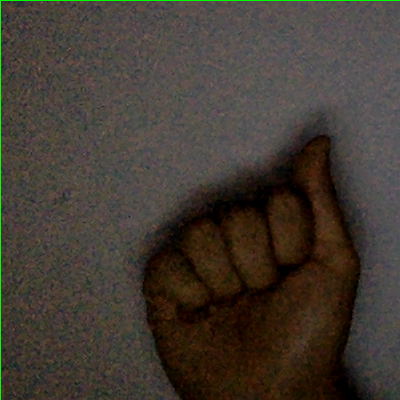
#> input picture Images/a.png, 400 x 400 px
$ python -i images.py   (imports and definitions only)
#> lines starting #> are read from the running program, lines starting #| are printed output that depends on the picture; after the words box and inside, x2 and y2 are one past the last pixel; in counts of white or black regions, pixels touching at a corner belong together
#> further down, picture is the input picture: shape (400, 400, 3); mean B, G, R 50.5, 58.6, 66.3
import cv2
import os
import numpy as np


# [23 lines left out: function takeimage, not called in this run]


def imageshow(img):
    image = cv2.cvtColor(img, cv2.COLOR_BGR2GRAY)
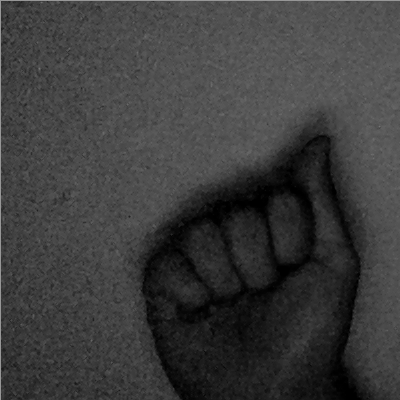
#> image: shape (400, 400); min 0, max 150, mean 60

    # blur the image
    blur_img = cv2.GaussianBlur(image, (35, 35), 0)

    # convert into black and white image
    _, final_img = cv2.threshold(blur_img, 127, 225,
                                 cv2.THRESH_BINARY_INV+cv2.THRESH_OTSU)
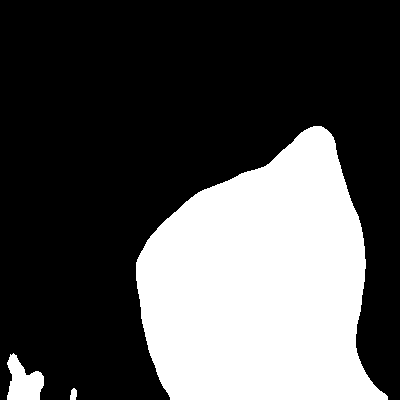
#> final_img: shape (400, 400); values 0 (black) and 225 (white), 31.1% white; 3 white regions, box (x1, y1, x2, y2) and area: (136, 126, 388, 400) 48632, (7, 353, 44, 400) 1112, (70, 388, 77, 400) 68

#> (the run stopped early here; a loop or call above may not have finished)

$ run again, on Images/b.png
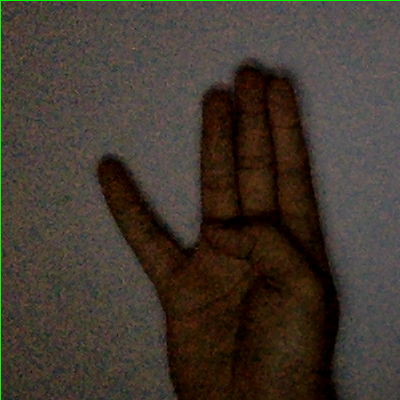
#> input picture Images/b.png, 400 x 400 px
#> picture is the input picture: shape (400, 400, 3); mean B, G, R 47.9, 57.1, 66.2
#> in imageshow, `image = cv2.cvtColor(img, cv2.COLOR_BGR2GRAY)`:
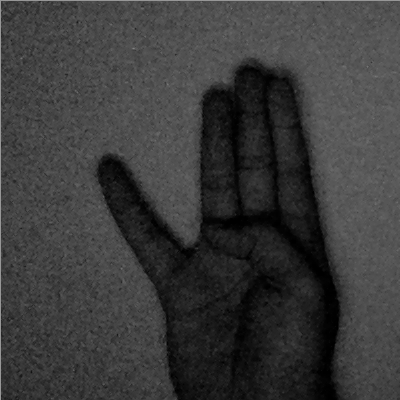
#> image: shape (400, 400); min 0, max 150, mean 58.8
#> in imageshow, `_, final_img = cv2.threshold(blur_img, 127, 225, cv2.THRESH_BINARY_INV..`:
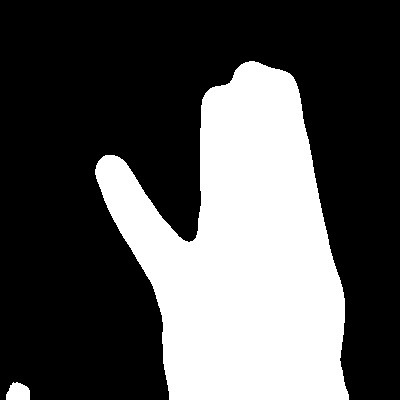
#> final_img: shape (400, 400); values 0 (black) and 225 (white), 32.6% white; 2 white regions, box (x1, y1, x2, y2) and area: (95, 61, 349, 400) 51888, (6, 382, 30, 400) 346
